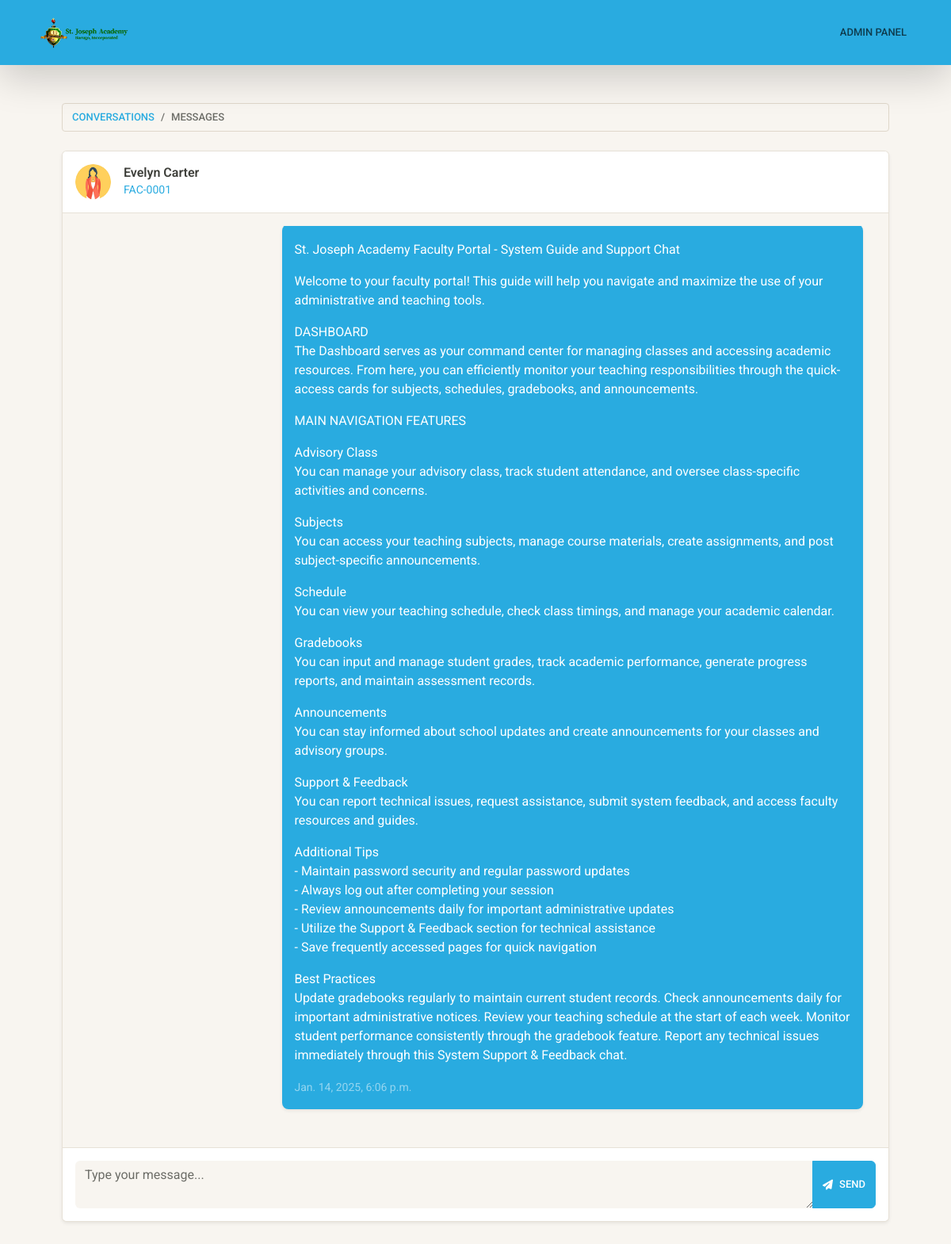
The page /administration/support/conversation/17 (signed in) on the database its author committed.
### Faculty/models.py (models this page shows, shortened)
class Faculty(models.Model):
    faculty_id = models.CharField(max_length=8, unique=True, blank=True)
    first_name = models.CharField(max_length=100)
    last_name = models.CharField(max_length=100)
    email = models.EmailField(unique=True)
    phone_number = models.CharField(max_length=15)
    password = models.CharField(max_length=100)
    profile_pic = models.ImageField(
        upload_to=profile_pic_path,
        default="profile_pictures/blank.jpg",
        blank=True,
    )
    class Meta:
        verbose_name = "Faculty"
        verbose_name_plural = "Faculty"
        ordering = ["faculty_id"]

### Academy/models.py (models this page shows, shortened)
class SupportChat(models.Model):
    chat_recipient = models.ForeignKey(User, on_delete=models.CASCADE)
    created_at = models.DateTimeField(auto_now_add=True)
    class Meta:
        verbose_name = "Support Chat"
        verbose_name_plural = "Support Chats"
        ordering = ["-created_at"]

class SupportMessage(models.Model):
    conversation = models.ForeignKey(SupportChat, on_delete=models.CASCADE)
    def get_default_user():
        return User.objects.get(username="EduConnect")
    sender = models.ForeignKey(User, on_delete=models.CASCADE, default=get_default_user)
    content = models.TextField()
    timestamp = models.DateTimeField(auto_now_add=True)
    class Meta:
        verbose_name = "Support Message"
        verbose_name_plural = "Support Messages"
        ordering = ["-timestamp"]

### Academy/views.py (the view, shortened to what this page needs)
def chat_view(request, pk):
    if not request.user.is_staff:
        messages.error(request, "Only staff accounts can access this page")
        return redirect("index")
    conversation = get_object_or_404(SupportChat, pk=pk)
    user_info = get_user_info(conversation.chat_recipient)
    chats = SupportMessage.objects.filter(conversation=conversation)[::-1]
    context = {
        "chats": chats,
        "conversation": conversation,
        "user_info": user_info,
    }
    return render(request, "admin/chat_view.html", context)

### Academy/views.py (called while the page is built)
def get_user_info(user):
    if user.username.startswith("STU-"):
        user_info = Student.objects.get(student_id=user.username)
    elif user.username.startswith("FAC-"):
        user_info = Faculty.objects.get(faculty_id=user.username)
    elif user.username.startswith("PAR-"):
        user_info = Parent.objects.get(parent_id=user.username)
    return user_info

### templates/admin/chat_view.html (shortened to what this page needs)
{% extends 'base/administration_base.html' %}
{% block content %}
<main>
    <div class="container p-5">
        <nav aria-label="breadcrumb" class="mb-4">
            <ol class="breadcrumb">
                <li class="breadcrumb-item"><a href="{% url 'admin-support' %}"
                        class="text-decoration-none text-info">Conversations</a></li>
                <li class="breadcrumb-item active" aria-current="page">Messages</li>
            </ol>
        </nav>
        <div class="card shadow-sm h-100">
            <div class="card-header bg-white py-3">
                <div class="d-flex align-items-center">
                    <div class="position-relative">
                        <img src="{{ user_info.profile_pic.url }}" class="rounded-circle"
                            class="img-fluid rounded-circle border border-2 border-info" width="45">
                    </div>
                    <div class="ms-3">
                        <h6 class="mb-0 fw-semibold">{{ user_info.first_name }} {{ user_info.last_name }}</h6>
                        <small class="text-info">{{ conversation.chat_recipient }}</small>
                    </div>
                </div>
            </div>
            <div class="card-body bg-light">
                <div class="chat-container p-3" style="height: calc(70vh - 160px); overflow-y: auto;">
                    {% for chat in chats %}
                    {% if chat.sender.is_staff %}
                    <div class="d-flex mb-3 justify-content-end">
                        <div class="bg-info text-white rounded-3 p-3 shadow-sm" style="max-width: 75%;">
                            <p class="mb-1">{{ chat.content|linebreaks }}</p>
                            <small class="text-white-50">{{ chat.timestamp }}</small>
                        </div>
                    </div>
                    {% endif %}
                    {% endfor %}
                </div>
            </div>
            <div class="card-footer bg-white py-3">
                <form action="" method="post" class="d-flex gap-2">
                    <div class="input-group">
                        <textarea name="message" class="form-control bg-light border-0"
                            placeholder="Type your message..." required></textarea>
                        <button type="submit" class="btn btn-info d-flex align-items-center gap-2">
                            <i class="fas fa-paper-plane"></i>
                            Send
                        </button>
                    </div>
                </form>
            </div>
        </div>
    </div>
</main>
{% endblock %}

### rows shown on the page
Faculty: profile_pic (picture), first_name "Evelyn", last_name "Carter"
SupportChat: chat_recipient "FAC-0001"
SupportMessage: content "St. Joseph Academy Faculty Portal - System Guide and Support Chat Welcome to your faculty portal! This guide will help you navigate and maximize the use of your administrative and teaching tools. DASHBOARD The Dashboard serves as your command center for managing classes and accessing academic resources. From here, you can efficiently monitor your teaching responsibilities through the quick-access cards for subjects, schedules, gradebooks, and announcements. MAIN NAVIGATION FEATURES Advisory Class You can manage your advisory class, track student attendance, and oversee class-specific activities and concerns. Subjects You can access your teaching subjects, manage course materials, create…", timestamp "Jan. 14, 2025, 6:06 p.m."
